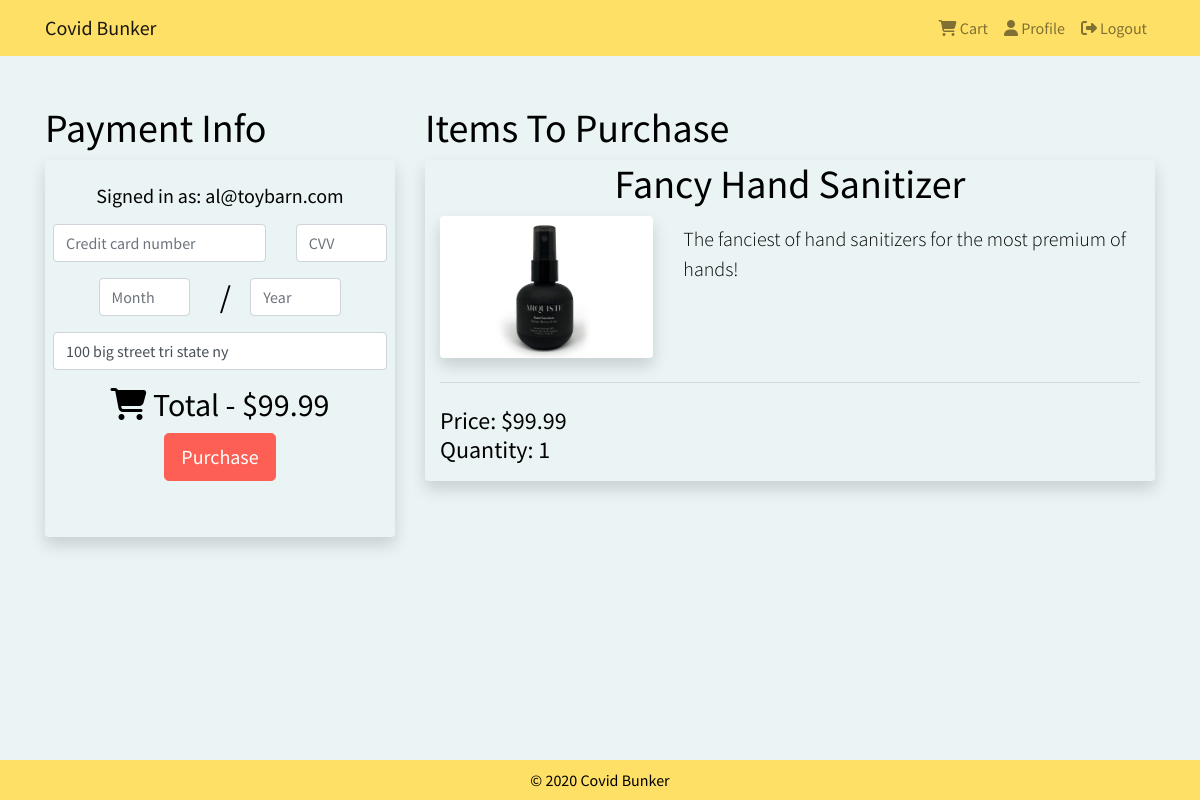
The page /checkout/8 (signed in) on the database its author committed.
### tables this page shows
CREATE TABLE "Users" (
	"UID"	TEXT NOT NULL,
	"isAdmin"	INTEGER NOT NULL,
	"Email"	TEXT NOT NULL,
	"Address"	TEXT NOT NULL,
	PRIMARY KEY("UID")
);

CREATE TABLE "Products" (
	"PID"	INTEGER,
	"Name"	TEXT NOT NULL,
	"Description"	TEXT,
	"Price"	REAL NOT NULL,
	"Qty"	INTEGER NOT NULL,
	"ImgURL"	TEXT NOT NULL,
	"Category"	TEXT,
	"Status"	INTEGER,
	PRIMARY KEY("PID" AUTOINCREMENT)
);

### server.py (the view)
@app.route("/checkout/", methods=['GET'])
@app.route("/checkout/<int:PID>", methods=['GET'])
@app.route("/checkout/<int:PID>/<int:quantity>", methods=['GET'])
def checkout(PID=0, quantity=1):
    if session['signed_in'] == False:
        return redirect(url_for("login_get"))
    address = get_db().cursor().execute("select address from Users where uid = ?", (session['uid'],)).fetchone()[0]
    products = []
    total_price = 0.0
    if (PID == 0):
        products = get_cart()
        for p in products:
            total_price += p['price'] * p['quantity']
    else:
        conn = get_db()
        c = conn.cursor()
        product = c.execute('''
        SELECT * FROM Products WHERE PID=?;
        ''', (PID, )).fetchone()
        if (product is None or product==""):
            products = "" # no product was found
        else:
            product = map_product_query_result(product)
            total_price += product['price'] * quantity
            print(product['price'], product['quantity'])
            product['quantity']=quantity
            products.append(product)
    session['itemsPurchased'] = products
    session['purchaseCost'] = total_price
    return render_template("checkout.html", products=products, total_price=total_price, address=address)

### server.py (called while the page is built)
def get_db():
    db = getattr(g, '_database', None)
    if db is None:
        db = g._database = sqlite3.connect(dbpath)
    return db

@app.teardown_appcontext
def close_connection(exception):
    db = getattr(g, '_database', None)
    if db is not None:
        db.close()

def map_product_query_result(product):
    return {'id':product[0], 'name':product[1], 'description':product[2], 'price':product[3], 'quantity':product[4], 'img':product[5], 'category':product[6], 'status':product[7]}

### templates/checkout.html (shortened to what this page needs)
{% extends "base.html" %}
{% block logged_in %}
    {% if session.signed_in %}
        {{ super() }}
    {% endif %}
{% endblock %}
{% block content %}
<br>
<div class="container">
    <div class="row">
        <div class="col-lg-4 col-md-12 text-left pt-4 font-sm">
            <h1> Payment Info</h1>
            <div class="rounded shadow text-center pt-4 px-2">
		    <h5>Signed in as: {{session.email}}</h5>
                <form action="/checkout/" method="POST">
                    <div class="row py-2">
                        <div class="col-8">
                            <input class="form-control" id="ccn" placeholder="Credit card number" aria-label="Credit card number" type="text" name="ccn" required>
                        </div>
                        <div class="col-4">
                            <input class="form-control" id="cvv" placeholder="CVV" aria-label="CVV" type="text" name="cvv" size="2" required>
                        </div>
                    </div>
                    <div class="row py-2 justify-content-center">
                        <div class="col-4">
                            <input class="form-control" id="exp-month" placeholder="Month" aria-label="Month" type="text" name="exp-mon" size="2" required>
                        </div>
                        <div class="col-1 text-center">
                            <h2>/</h2>
                        </div>
                        <div class="col-4">
                            <input class="form-control" id="exp-year" placeholder="Year" aria-label="Year" type="text" name="exp-year" size="2" required>
                        </div>
                    </div>
                    <div class="row">
                        <div class="col-12">
                        	{% if address %}
              				<input class="form-control" id="address" placeholder="Shipping address" aria-label="Shipping address" type="text" name="address" size="35" value="{{address}}" required>
              			{% else %}
                			<input class="form-control" id="address" placeholder="Shipping address" aria-label="Shipping address" type="text" name="address" size="35" required>
              			{% endif %}
                        </div>
                    </div>
                    <div class="container"  id="bottom-checkout-btns">
                        <div class="row pt-3 pb-5">
                            <div class="col-12 text-center">
                                <h2 id="cart-icon-checkout-page"><i class="fas fa-shopping-cart"></i> Total -  {{ "$%.2f"|format(total_price) }}</h2>
                            </div>
                            <div class="col-12 text-center">
                                <input type="submit" class="btn btn-lg btn-danger mb-2" name="sub" value="Purchase">
                            </div>
                        </div>
                    </div>
                </form>
            </div>
        </div>
        <div class="col-lg-8 col-md-12 text-left pt-4">
            <h1> Items To Purchase</h1>
            {% if products %}
            {% for product in products %}
            <div class="container rounded shadow mb-4" id="{{ product.id }}">
                <h1 class="display-5 text-center">{{product.name}}</h1>
                <div class="row">
                    <div class="col-md-4 col-6">
                        <img src="/static/img/{{product.img}}" alt="{{product.name}}" class="img-fluid rounded shadow">
                    </div>
                    <div class="col-md-8 col-6 pt-2">
                        <p class="lead">{{product.description}} </p>
                    </div>
                </div>
                <hr class="my-4">
                <div class="row align-items-center">
                    <div class="col-sm-4 mr-auto pb-2">
                        <h4>
                            Price: {{ "$%.2f"|format(product.price) }}<br>
                            Quantity: {{product.quantity}}
                        </h4>
                    </div>
                </div>
            </div>
            {% endfor %}
            {% endif %}
        </div>
    </div>
</div>
{% endblock %}

### static/css/style.css (style rules this page uses)
html, body { height: 100%; width: 100%; margin: 0; padding: 0; font-family: 'Source Sans Pro', sans-serif; }
.bg-secondary { background-color: #eaf4f4 !important; }
.btn-danger { background-color: #fe5f55 ; border-color: #fe5f55 ; }

### rows shown on the page
Users: email "al@toybarn.com", address "100 big street tri state ny"
Products: name "Fancy Hand Sanitizer", img (picture), description "The fanciest of hand sanitizers for the most premium of hands!", price "$99.99", quantity "1"

### other values the page prints
{{ "$%.2f"|format(total_price) }} "$99.99"
